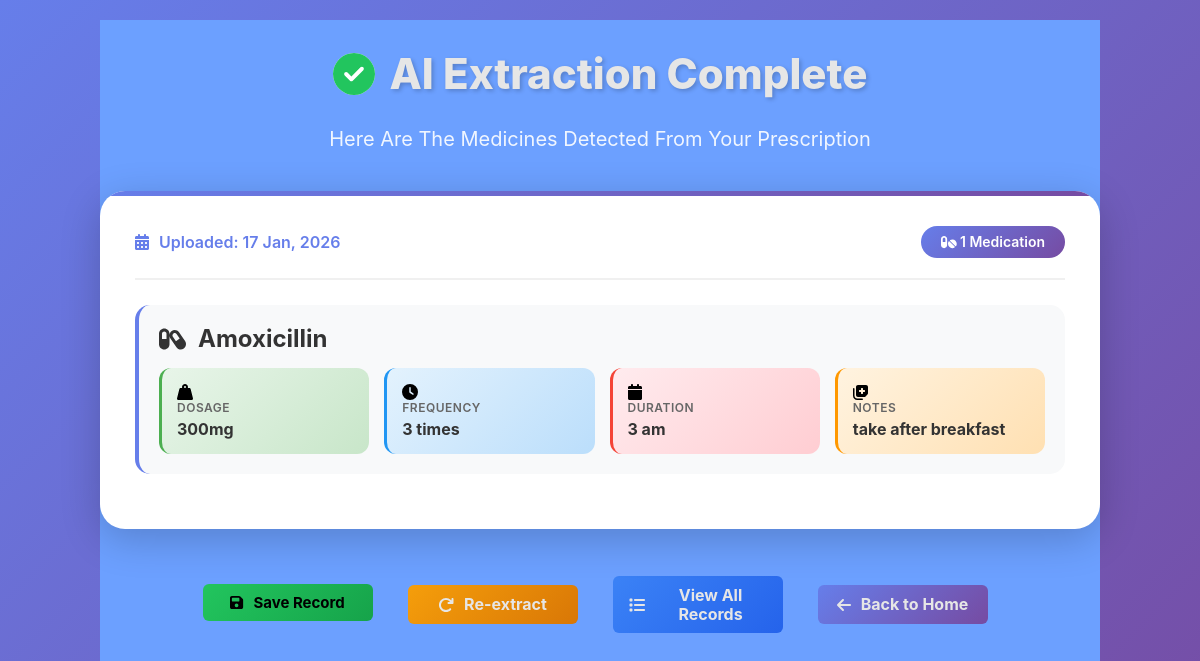
The app's page /result/1/ (signed in) with its own data.
### MediScanApp/models.py (models this page shows, shortened)
class Prescription(models.Model):
    STATUS_CHOICES = [
        ('pending', 'Pending'),
        ('processed', 'Processed'),
        ('failed', 'Failed'),
    ]
    user = models.ForeignKey(settings.AUTH_USER_MODEL, on_delete=models.CASCADE, related_name='prescriptions')
    image_path = models.ImageField(upload_to='prescriptions/')  # or FileField for general files
    status = models.CharField(max_length=20, choices=STATUS_CHOICES, default='pending')
    uploaded_at = models.DateTimeField(auto_now_add=True)
    class Meta:
        db_table = 'prescriptions'
        ordering = ['-uploaded_at']

class ExtractedMedication(models.Model):
    prescription = models.ForeignKey(Prescription, on_delete=models.CASCADE, related_name='medications')
    medicine_name = models.CharField(max_length=100)
    dosage = models.CharField(max_length=50, blank=True, null=True)
    frequency = models.CharField(max_length=50, blank=True, null=True)
    duration = models.CharField(max_length=50, blank=True, null=True)
    notes = models.TextField(blank=True, null=True)
    confidence_score = models.FloatField(
        blank=True,
        null=True,
        validators=[MinValueValidator(0.0), MaxValueValidator(1.0)]
    )
    class Meta:
        db_table = 'extracted_medications'

### MediScanApp/views.py (the view)
# urls.py: path('result/<int:prescription_id>/', views.result_view, name='result'),
@login_required(login_url='login')
def result_view(request, prescription_id):
    prescription = get_object_or_404(
        Prescription,
        id=prescription_id,
        user=request.user
    )
    medications = prescription.medications.all()  # related_name='medications'
    return render(request, 'MediScanApp/extract.html', {
        'prescription': prescription,
        'medications': medications
    })

### MediScanApp/templates/MediScanApp/extract.html (shortened to what this page needs)
{% load static %}
<!DOCTYPE html>
<html lang="en">
    <head>
        <link rel="stylesheet" href="{% static 'css/normalize.css' %}">
        <link rel="stylesheet" href="https://cdnjs.cloudflare.com/ajax/libs/font-awesome/6.4.0/css/all.min.css">
        <link rel="stylesheet" href="{% static 'css/style.css' %}">
    </head>
    <body>
        <div class="extract">
            <div class="header-section">
                <h1 class="title">
                    <i class="fas fa-check-circle"></i>
                    AI Extraction Complete
                </h1>
                <p class="subtitle">Here Are The Medicines Detected From Your Prescription</p>
            </div>
            {% if medications %}
            <div class="prescription-card">
                <div class="card-header">
                    <div class="prescription-date">
                        <i class="fas fa-calendar-alt"></i>
                        Uploaded: {{ prescription.uploaded_at|date:"d M, Y" }}
                    </div>
                    <div class="medication-count">
                        <i class="fas fa-pills"></i>
                        {{ medications|length }} Medication{{ medications|length|pluralize }}
                    </div>
                </div>
                <div class="medications-container" id="medicationsContainer">
                    {% for med in medications %}
                    <div class="medication-item">
                        <div class="medication-name">
                            <i class="fas fa-capsules"></i>
                            {{ med.medicine_name }}
                        </div>
                        <div class="details-grid">
                            {% if med.dosage %}
                            <div class="detail-item green">
                                <i class="fas fa-weight-hanging"></i>
                                <h3>Dosage</h3>
                                <span>{{ med.dosage }}</span>
                            </div>
                            {% endif %}
                            {% if med.frequency %}
                            <div class="detail-item blue">
                                <i class="fas fa-clock"></i>
                                <h3>Frequency</h3>
                                <span>{{ med.frequency }}</span>
                            </div>
                            {% endif %}
                            {% if med.duration %}
                            <div class="detail-item red">
                                <i class="fa fa-calendar"></i>
                                <h3>Duration</h3>
                                <span>{{ med.duration }}</span>
                            </div>
                            {% endif %}
                            {% if med.notes %}
                            <div class="detail-item orange">
                                <i class="fas fa-notes-medical"></i>
                                <h3>Notes</h3>
                                <span>{{ med.notes }}</span>
                            </div>
                            {% endif %}
                        </div>
                    </div>
                    {% endfor %}
                </div>
            </div>
            {% endif %}
            <div class="action">
                <a href="{% url 'save_prescription' prescription.id %}" class="save-btn">
                    <i class="fas fa-save"></i> Save Record
                </a>
                <a href="{% url 'upload' %}" class="retry-btn">
                    <i class="fas fa-redo"></i> Re-extract
                </a>
                <a href="{% url 'records' %}" class="view-btn">
                    <i class="fas fa-list"></i> View All Records
                </a>
                <a href="{% url 'home' %}" class="back-btn">
                    <i class="fas fa-arrow-left"></i> Back to Home
                </a>
            </div>
        </div>
    </body>
</html>

### MediScan/static/css/style.css (style rules this page uses)
:root { --primary-color: #3A8EF6; --primary-blue: #0D8EFF; --primary-alt-color: #3A86FF; --primary-dark: #2F6EC8; --secondary-color: #6CA0FF; --secondary-alt-color: #1EC8A5; --navy-dark: #0F1D63; --mint-green: #23D6A6; --soft-gray: #E9EDF5; --gray-color: #9DA3AF; --text-dark: #0A1330; --white-color: #ffffff; --section-padding: 80px; --button-padding: 14px 26px; --input-padding: 14px 18px; --card-padding: 24px; --card-radius: 20px; --dark-color: #0B0F19; --background-light: #F4F7FE; --blue-color: #0075ff; --blue-alt-color: #0d96d5; --orange-color: #f59e0b; --green-color: #22c55e; --red-color: #f44336; }
* { box-sizing: border-box; margin: 0; padding: 0; }
html { scroll-behavior: smooth; }
body { font-family: Arial, Helvetica, sans-serif; }
a { text-decoration: none; }
.extract { background-color: var(--secondary-color); min-height: 100vh; }
.extract h1 { margin: 0; text-align: center; padding: 30px; color: #e6e6e6; }
.extract h1 svg { color: var(--green-color); background-color: white; border-radius: 50%; }
.extract .action { margin-top: 40px; text-align: center; display: flex; flex-wrap: wrap; justify-content: center; align-items: center; margin-left: 10px; }
.extract .action a { margin-right: 20px; padding: 10px 16px; border-radius: 6px; border: none; cursor: pointer; display: flex; justify-content: center; align-items: center; width: 170px; }
.extract .action a.save-btn { background-color: #00e3a5; color: #000; margin-bottom: 20px; }
.extract .action a.retry-btn { background-color: var(--primary-alt-color); color: #e6e6e6; }
.extract .action a.back-btn { background-color: #003e5f; color: #e6e6e6; }
.extract .action a.view-btn { background-color: var(--navy-dark); color: #e6e6e6; }
.save-btn { background: #4f9ef8; color: white; padding: 12px 18px; border: none; border-radius: 10px; cursor: pointer; font-size: 15px; margin-top: 15px; transition: 0.3s; }

### records on screen
Prescription: uploaded_at "17 Jan, 2026"
ExtractedMedication: medicine_name "Amoxicillin", dosage "300mg", frequency "3 times", duration "3 am", notes "take after breakfast"

### other values on screen
{{ medications|length }} "1"
